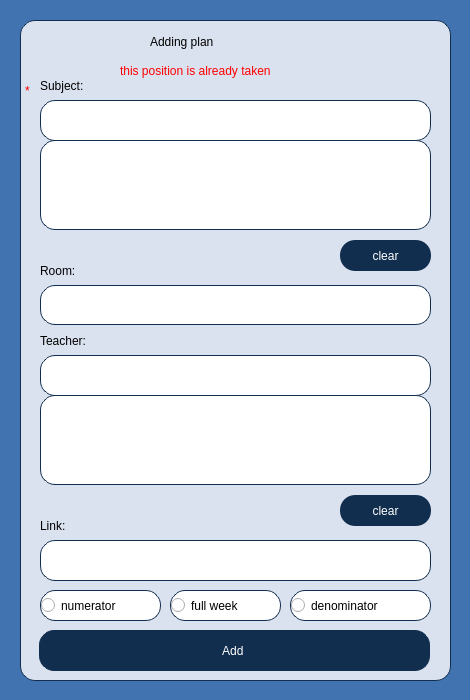
<?xml version="1.0" encoding="UTF-8"?>
<ui version="4.0">
 <class>TimetableItemsAdding</class>
 <widget class="QWidget" name="TimetableItemsAdding">
  <property name="geometry">
   <rect>
    <x>0</x>
    <y>0</y>
    <width>470</width>
    <height>700</height>
   </rect>
  </property>
  <property name="sizePolicy">
   <sizepolicy hsizetype="Fixed" vsizetype="Fixed">
    <horstretch>0</horstretch>
    <verstretch>0</verstretch>
   </sizepolicy>
  </property>
  <property name="minimumSize">
   <size>
    <width>470</width>
    <height>700</height>
   </size>
  </property>
  <property name="maximumSize">
   <size>
    <width>470</width>
    <height>700</height>
   </size>
  </property>
  <property name="windowTitle">
   <string>Form</string>
  </property>
  <property name="styleSheet">
   <string notr="true">background-color:rgb(64, 115, 175);</string>
  </property>
  <widget class="QWidget" name="widget_AddingPlan" native="true">
   <property name="geometry">
    <rect>
     <x>20</x>
     <y>20</y>
     <width>431</width>
     <height>661</height>
    </rect>
   </property>
   <property name="styleSheet">
    <string notr="true">background-color:rgb(219, 226, 239);
border-radius:15px;
border-style: solid;
border-width: 1px;
border-color: rgb(18, 46, 79);</string>
   </property>
   <widget class="QPushButton" name="pushButton_Add">
    <property name="geometry">
     <rect>
      <x>19</x>
      <y>610</y>
      <width>391</width>
      <height>41</height>
     </rect>
    </property>
    <property name="styleSheet">
     <string notr="true">background-color:rgb(18, 46, 79);
border-radius:15px;
border-style: solid;
border-width: 1px;
border-color: rgb(18, 46, 79);
font: 75 20pt &quot;Gentium Book Basic&quot;;
color:white;</string>
    </property>
    <property name="text">
     <string>Add </string>
    </property>
   </widget>
   <widget class="QListWidget" name="listWidget_Teachers">
    <property name="geometry">
     <rect>
      <x>20</x>
      <y>375</y>
      <width>391</width>
      <height>90</height>
     </rect>
    </property>
    <property name="styleSheet">
     <string notr="true">background-color:rgb(255, 255, 255);
border-radius:15px;
border-style: solid;
border-width: 1px;
border-color: rgb(18, 46, 79);
font: 14pt &quot;Gentium Book Basic&quot;;
color:black;</string>
    </property>
   </widget>
   <widget class="QRadioButton" name="radioButton_Numerator">
    <property name="geometry">
     <rect>
      <x>20</x>
      <y>570</y>
      <width>121</width>
      <height>31</height>
     </rect>
    </property>
    <property name="styleSheet">
     <string notr="true">background-color:rgb(255, 255, 255);
border-radius:15px;
border-style: solid;
border-width: 1px;
border-color: rgb(18, 46, 79);
font: 12pt &quot;Gentium Book Basic&quot;;
color:black;
</string>
    </property>
    <property name="text">
     <string>numerator</string>
    </property>
   </widget>
   <widget class="QRadioButton" name="radioButton_Denominator">
    <property name="geometry">
     <rect>
      <x>270</x>
      <y>570</y>
      <width>141</width>
      <height>31</height>
     </rect>
    </property>
    <property name="styleSheet">
     <string notr="true">background-color:rgb(255, 255, 255);
border-radius:15px;
border-style: solid;
border-width: 1px;
border-color: rgb(18, 46, 79);
font: 12pt &quot;Gentium Book Basic&quot;;
color:black;
</string>
    </property>
    <property name="text">
     <string>denominator</string>
    </property>
   </widget>
   <widget class="QRadioButton" name="radioButton_FullWeek">
    <property name="geometry">
     <rect>
      <x>150</x>
      <y>570</y>
      <width>111</width>
      <height>31</height>
     </rect>
    </property>
    <property name="styleSheet">
     <string notr="true">background-color:rgb(255, 255, 255);
border-radius:15px;
border-style: solid;
border-width: 1px;
border-color: rgb(18, 46, 79);
font: 12pt &quot;Gentium Book Basic&quot;;
color:black;
</string>
    </property>
    <property name="text">
     <string>full week</string>
    </property>
   </widget>
   <widget class="QLabel" name="label_AlreadyTaken">
    <property name="geometry">
     <rect>
      <x>100</x>
      <y>35</y>
      <width>251</width>
      <height>31</height>
     </rect>
    </property>
    <property name="styleSheet">
     <string notr="true">border-width:0px;
font: 12pt &quot;Gentium Book Basic&quot;;
color:red;</string>
    </property>
    <property name="text">
     <string>this position is already taken</string>
    </property>
   </widget>
   <widget class="QLabel" name="label_NessesaryField_1">
    <property name="geometry">
     <rect>
      <x>5</x>
      <y>55</y>
      <width>16</width>
      <height>31</height>
     </rect>
    </property>
    <property name="styleSheet">
     <string notr="true">border-width:0px;
font: 14pt &quot;Gentium Book Basic&quot;;
color:red;</string>
    </property>
    <property name="text">
     <string>*</string>
    </property>
   </widget>
   <widget class="QPushButton" name="pushButton_ClearTeachers">
    <property name="geometry">
     <rect>
      <x>320</x>
      <y>475</y>
      <width>91</width>
      <height>31</height>
     </rect>
    </property>
    <property name="styleSheet">
     <string notr="true">font: 14pt &quot;Gentium Book Basic&quot;;
color:white;
background-color:rgb(18, 46, 79);
border-width:0px;</string>
    </property>
    <property name="text">
     <string>clear</string>
    </property>
   </widget>
   <widget class="QPushButton" name="pushButton_ClearSubjects">
    <property name="geometry">
     <rect>
      <x>320</x>
      <y>220</y>
      <width>91</width>
      <height>31</height>
     </rect>
    </property>
    <property name="styleSheet">
     <string notr="true">font: 14pt &quot;Gentium Book Basic&quot;;
color:white;
background-color:rgb(18, 46, 79);
border-width:0px;</string>
    </property>
    <property name="text">
     <string>clear</string>
    </property>
   </widget>
  </widget>
  <widget class="QLabel" name="label_AddingPlan">
   <property name="geometry">
    <rect>
     <x>150</x>
     <y>21</y>
     <width>181</width>
     <height>41</height>
    </rect>
   </property>
   <property name="styleSheet">
    <string notr="true">font: 75 20pt &quot;Gentium Book Basic&quot;;
color:black;
background-color:rgb(219, 226, 239);</string>
   </property>
   <property name="text">
    <string>Adding plan</string>
   </property>
  </widget>
  <widget class="QListWidget" name="listWidget_Subjects">
   <property name="geometry">
    <rect>
     <x>40</x>
     <y>140</y>
     <width>391</width>
     <height>90</height>
    </rect>
   </property>
   <property name="styleSheet">
    <string notr="true">background-color:rgb(255, 255, 255);
border-radius:15px;
border-style: solid;
border-width: 1px;
border-color: rgb(18, 46, 79);
font: 14pt &quot;Gentium Book Basic&quot;;
color:black;</string>
   </property>
  </widget>
  <widget class="QLabel" name="label_Subject">
   <property name="geometry">
    <rect>
     <x>40</x>
     <y>70</y>
     <width>81</width>
     <height>31</height>
    </rect>
   </property>
   <property name="styleSheet">
    <string notr="true">font: 14pt &quot;Gentium Book Basic&quot;;
color:black;
background-color:rgb(219, 226, 239);</string>
   </property>
   <property name="text">
    <string>Subject:</string>
   </property>
  </widget>
  <widget class="QLabel" name="label_Room">
   <property name="geometry">
    <rect>
     <x>40</x>
     <y>255</y>
     <width>121</width>
     <height>31</height>
    </rect>
   </property>
   <property name="styleSheet">
    <string notr="true">font: 14pt &quot;Gentium Book Basic&quot;;
color:black;
background-color:rgb(219, 226, 239);</string>
   </property>
   <property name="text">
    <string>Room:</string>
   </property>
  </widget>
  <widget class="QLineEdit" name="lineEdit_Room">
   <property name="geometry">
    <rect>
     <x>40</x>
     <y>285</y>
     <width>391</width>
     <height>40</height>
    </rect>
   </property>
   <property name="styleSheet">
    <string notr="true">background-color:rgb(255, 255, 255);
border-radius:15px;
border-style: solid;
border-width: 1px;
border-color: rgb(18, 46, 79);
font: 14pt &quot;Gentium Book Basic&quot;;
color:black;</string>
   </property>
   <property name="text">
    <string/>
   </property>
  </widget>
  <widget class="QLabel" name="label_Teacher">
   <property name="geometry">
    <rect>
     <x>40</x>
     <y>325</y>
     <width>121</width>
     <height>31</height>
    </rect>
   </property>
   <property name="styleSheet">
    <string notr="true">font: 14pt &quot;Gentium Book Basic&quot;;
color:black;
background-color:rgb(219, 226, 239);</string>
   </property>
   <property name="text">
    <string>Teacher:</string>
   </property>
  </widget>
  <widget class="QLabel" name="label_Link">
   <property name="geometry">
    <rect>
     <x>40</x>
     <y>510</y>
     <width>121</width>
     <height>31</height>
    </rect>
   </property>
   <property name="styleSheet">
    <string notr="true">font: 14pt &quot;Gentium Book Basic&quot;;
color:black;
background-color:rgb(219, 226, 239);</string>
   </property>
   <property name="text">
    <string>Link:</string>
   </property>
  </widget>
  <widget class="QLineEdit" name="lineEdit_Link">
   <property name="geometry">
    <rect>
     <x>40</x>
     <y>540</y>
     <width>391</width>
     <height>41</height>
    </rect>
   </property>
   <property name="styleSheet">
    <string notr="true">background-color:rgb(255, 255, 255);
border-radius:15px;
border-style: solid;
border-width: 1px;
border-color: rgb(18, 46, 79);
font: 14pt &quot;Gentium Book Basic&quot;;
color:black;</string>
   </property>
   <property name="text">
    <string/>
   </property>
  </widget>
  <widget class="QLabel" name="label_SubjectName">
   <property name="geometry">
    <rect>
     <x>40</x>
     <y>100</y>
     <width>391</width>
     <height>41</height>
    </rect>
   </property>
   <property name="styleSheet">
    <string notr="true">background-color:rgb(255, 255, 255);
border-radius:15px;
border-style: solid;
border-width: 1px;
border-color: rgb(18, 46, 79);
font: 14pt &quot;Gentium Book Basic&quot;;
color:black;</string>
   </property>
   <property name="text">
    <string/>
   </property>
  </widget>
  <widget class="QLabel" name="label_TeacherName">
   <property name="geometry">
    <rect>
     <x>40</x>
     <y>355</y>
     <width>391</width>
     <height>41</height>
    </rect>
   </property>
   <property name="styleSheet">
    <string notr="true">background-color:rgb(255, 255, 255);
border-radius:15px;
border-style: solid;
border-width: 1px;
border-color: rgb(18, 46, 79);
font: 14pt &quot;Gentium Book Basic&quot;;
color:black;</string>
   </property>
   <property name="text">
    <string/>
   </property>
  </widget>
 </widget>
 <resources/>
 <connections/>
</ui>
